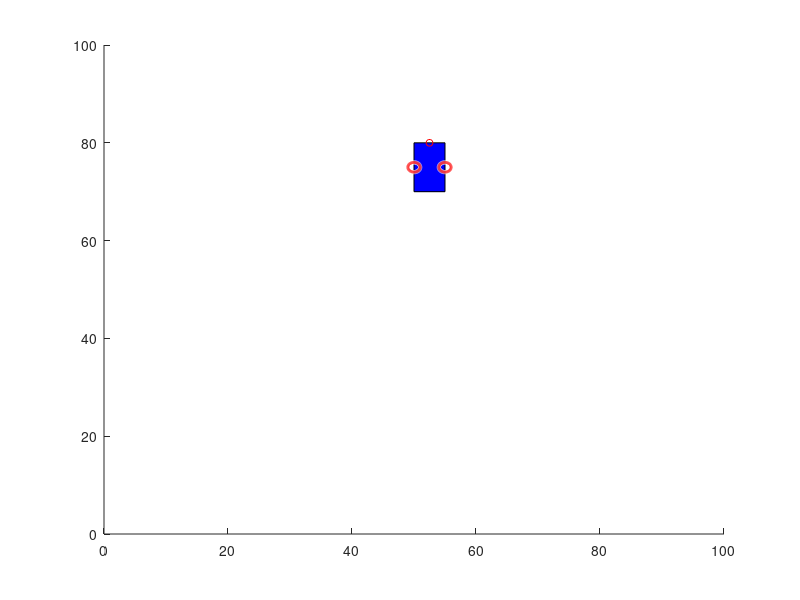

MATLAB code to generate this figure:
clear;
clc;
origin=[50,50];% base coordinates
dimensions=[5,10];%width and height of robot
diameter=1;%diameter of tyre
v=[1 0]; %linear speed, angular speed
%map
figure
hold on;
axis([0 100 0 100]);
%animation
for i=1:20
    cla;
    origin(2)=origin(2)+v(1);
    %robot Body
    rectangle("Position",[origin(1) origin(2) dimensions(1) dimensions(2)],'FaceColor', 'b')
    %robot tyres
    left_tyre_origin=[origin(1)+dimensions(1) origin(2)+dimensions(2)/2];
    right_tyre_origin=[origin(1) origin(2)+dimensions(2)/2];
    viscircles([left_tyre_origin(1) left_tyre_origin(2)],diameter)
    viscircles([right_tyre_origin(1) right_tyre_origin(2)],diameter)
    %front of the car
    plot(origin(1)+dimensions(1)/2,origin(2)+dimensions(2),'or','MarkerSize',5);
    pause(0.1);
    
end

hold off